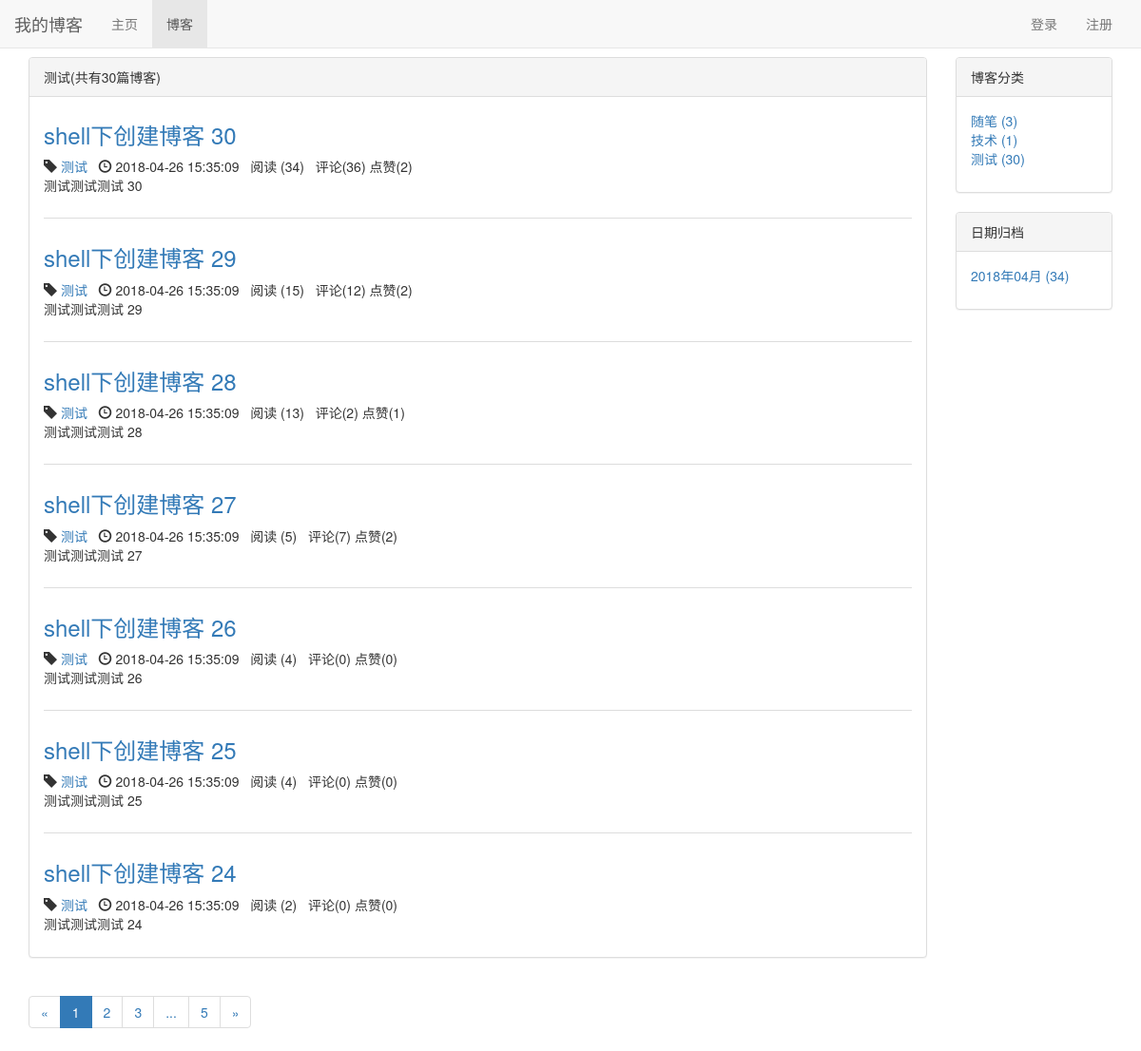
Before: /blog/type/4 with the older database file.
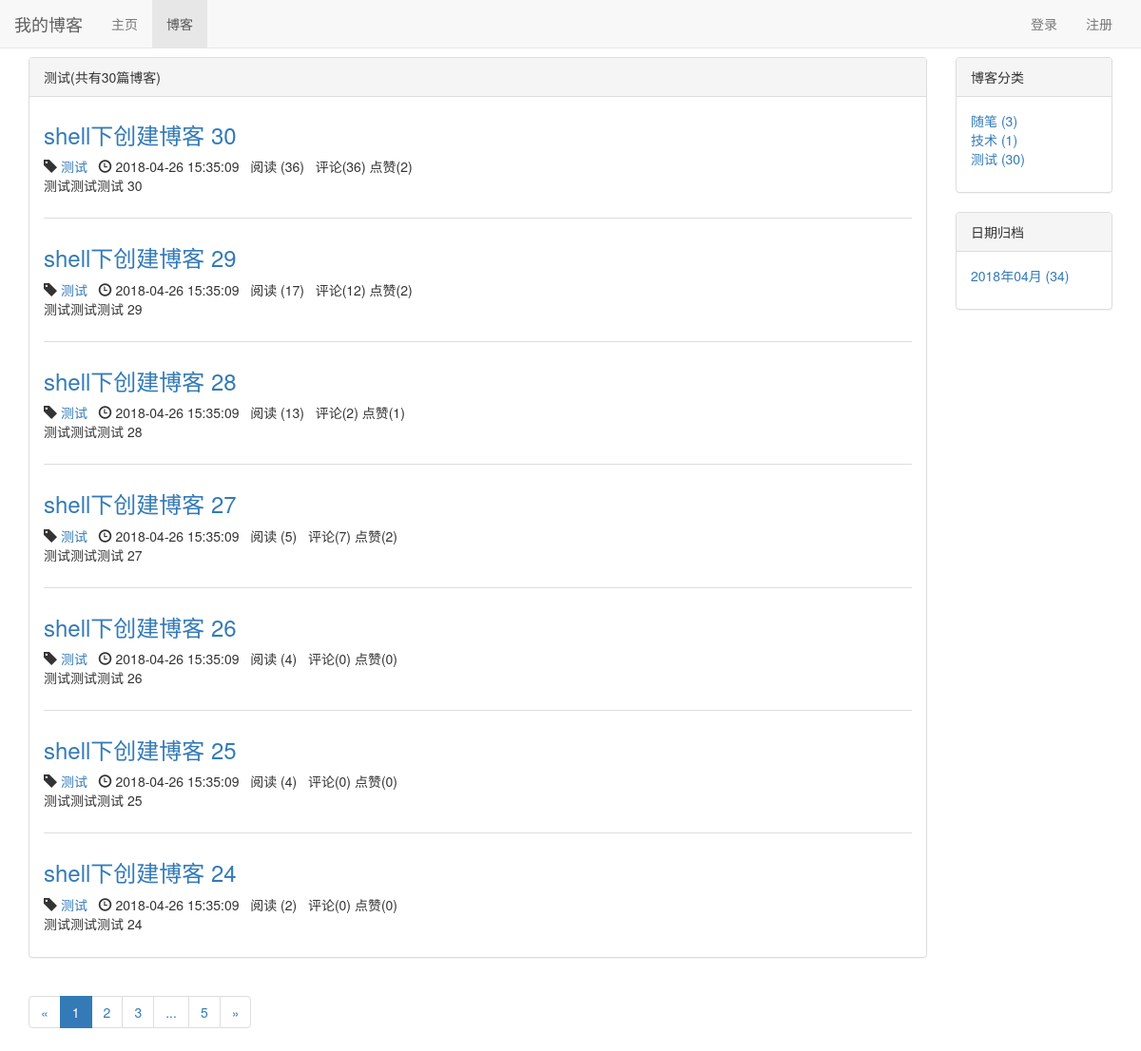
After: the same page with the newer database file.
### myblog/models.py (models this page shows, shortened)
class Blog(models.Model,ReadNumExpandMethod):
    title = models.CharField(max_length=50)
    blog_type = models.ForeignKey(BlogType, on_delete=models.CASCADE)
    content = RichTextUploadingField()
    author = models.ForeignKey(User, on_delete=models.CASCADE)
    read_details = GenericRelation(ReadDetail)
    created_time = models.DateTimeField(auto_now_add=True)
    last_updated_time = models.DateTimeField(auto_now=True)
    class Meta:
        ordering = ['-created_time']

class BlogType(models.Model):
    type_name = models.CharField(max_length=15)
    def __str__(self):
        return self.type_name

### read_count/models.py (models this page shows)
class ReadNum(models.Model):
	read_num = models.IntegerField(default=0)
	content_type = models.ForeignKey(ContentType, on_delete=models.CASCADE)
	object_id = models.PositiveIntegerField()
	content_object = GenericForeignKey('content_type', 'object_id')

### likes/models.py (models this page shows)
class LikeCount(models.Model):
	content_type = models.ForeignKey(ContentType, on_delete=models.CASCADE)
	object_id = models.PositiveIntegerField()
	content_object = GenericForeignKey('content_type', 'object_id')
	liked_num = models.IntegerField(default=0)

### myblog/views.py (the view)
# urls.py: path('type/<int:blog_type_pk>', views.blogs_with_type, name='blogs_with_type'),
def blogs_with_type(request, blog_type_pk):
    blog_type = get_object_or_404(BlogType, pk=blog_type_pk)
    blogs_all_list = Blog.objects.filter(blog_type =blog_type)
    context = get_blog_list_common_data(request, blogs_all_list)
    context['blog_type'] = blog_type
    return render(request, 'myblog/blogs_with_type.html', context)

### comment/templatetags/comment_tags.py (called while the page is built)
@register.simple_tag
def get_comment_count(obj):
	content_type = ContentType.objects.get_for_model(obj)
	return Comment.objects.filter(content_type=content_type, object_id=obj.pk).count()

### likes/templatetags/like_tags.py (called while the page is built)
@register.simple_tag
def get_like_count(obj):
	content_type = ContentType.objects.get_for_model(obj)
	like_count, created = LikeCount.objects.get_or_create(content_type=content_type, object_id=obj.pk)
	return like_count.liked_num

### read_count/models.py (called while the page is built)
    def get_read_num(self):
        try:
            ct = ContentType.objects.get_for_model(self)
            readnum = ReadNum.objects.get(content_type=ct, object_id=self.pk)
            return readnum.read_num
        except exceptions.ObjectDoesNotExist:
            return 0

### myblog/templates/myblog/blogs_with_type.html (shortened to what this page needs)
{% extends 'myblog/blog_list.html' %}
{% block blog_list_title %}{{ blog_type.type_name }}(共有{{ page_of_blogs.paginator.count }}篇博客){% endblock %}

### myblog/templates/myblog/blog_list.html (shortened to what the changed rows need)
{% extends 'base.html' %}
{% load staticfiles %}
{% load comment_tags %}
{% load like_tags %}
{% block header_extends %}
    <link rel="stylesheet" href="{% static 'myblog/blog.css' %}">
{% endblock %}
{% block content %}
    <div class="container">
        <div class="row">
            <div class="col-xs-12 col-sm-8 col-md-9 col-lg-10">
                <div class="panel panel-default">
                    <div class="panel-body">
                        {% for blog in blogs %}
                            <div class="blog">
                                <h3><a href="{% url 'blog_detail' blog.pk %}">{{ blog.title }}</a></h3>
                                <p class="blog-info">
                                    <span class="glyphicon glyphicon-tag"></span> <a href="{% url 'blogs_with_type' blog.blog_type.pk %}">{{ blog.blog_type }}</a>&nbsp;&nbsp;
                                    <span class="glyphicon glyphicon-time"></span> {{ blog.created_time|date:"Y-m-d H:i:s" }}&nbsp;&nbsp;
                                    阅读 ({{ blog.get_read_num }})&nbsp;&nbsp;
                                    评论({% get_comment_count blog %})
                                    点赞({% get_like_count blog %})
                                </p>
                                <p>{{ blog.content|striptags|truncatechars:120 }}</p>
                            </div>
                        {% empty %}
                            <div class="blog">
                                <P>暂无博客，敬请期待</P>
                            </div>
                        {% endfor %}
                    </div>
                </div>
            </div>
        </div>
    </div>
{% endblock %}

Changed rows visible on the page:
changed through a linked row, Blog "shell下创建博客 30": get_read_num "34" → "36"
changed through a linked row, Blog "shell下创建博客 29": get_read_num "15" → "17"
